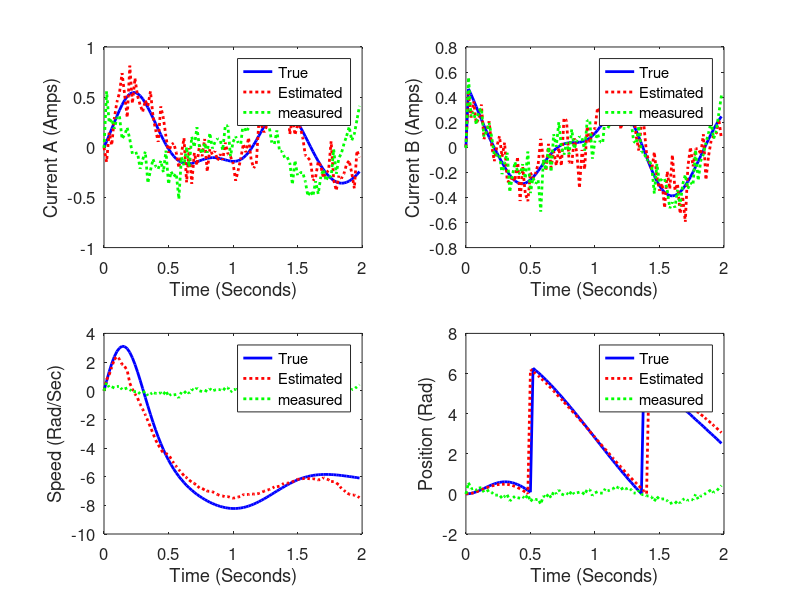
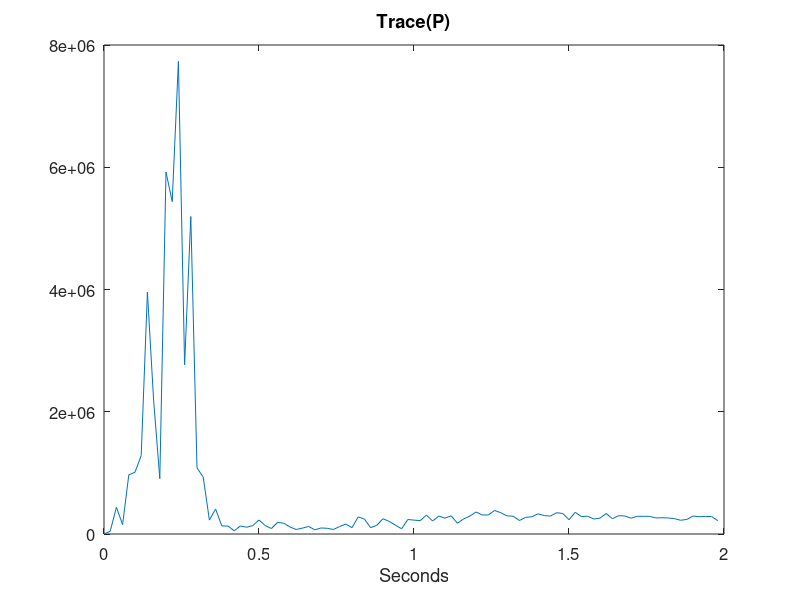

MATLAB code for these plots, in order:
function Motor
 
% Discrete-time extended Kalman filter simulation for two-phase 
% step motor. Estimate the stator currents, and the rotor position 
% and velocity, on the basis of noisy measurements of the stator 
% currents.
 
Ra = 2; % Winding resistance
L = 0.003; % Winding inductance
lambda = 0.1; % Motor constant
J = 0.002; % Moment of inertia
B = 0.001; % Coefficient of viscous friction
 
ControlNoise = 0.001; % std dev of uncertainty in control inputs (amps)
AccelNoise = 0.05; % std dev of shaft acceleration noise (rad/sec^2)
 
MeasNoise = 0.1; % standard deviation of measurement noise (amps)
R = [MeasNoise^2 0; 0 MeasNoise^2]; % Measurement noise covariance
xdotNoise = [ControlNoise/L; ControlNoise/L; 0.5; 0];
% Define the continuous-time process noise covariance Q
Q = [xdotNoise(1)^2 0 0 0; 
    0 xdotNoise(2)^2 0 0; 
    0 0 xdotNoise(3)^2 0; 
    0 0 0 xdotNoise(4)^2]; 
P = 1*eye(4); % Initial state estimation covariance
dt = 0.0002; % Simulation step size (seconds)
T = 0.001; % how often measurements are obtained
tf = 2; % Simulation length
 
x = [0; 0; 0; 0]; % Initial state
xhat = x; % Initial state estimate
w = 2 * pi; % Control input frequency (rad/sec)
Q = Q * T; % discrete-time process noise covariance
 
dtPlot = 0.01; % How often to plot results
tPlot = -inf; % Most recent time at which data was saved for plotting
 
% Initialize arrays for plotting at the end of the program
xArray = []; % true state
xhatArray = []; % estimated state
trPArray = []; % trace of estimation error covariance
tArray = []; % time array
yArray=[]; 
% Begin simulation loop
for t = 0 : T : tf-T+eps
    y = [x(1); x(2)]+ MeasNoise * randn(2,1); % noisy measurement
    if t >= tPlot + dtPlot
        % Save data for plotting
        tPlot = t + dtPlot - eps;
        xArray = [xArray x];
        xhatArray = [xhatArray xhat];
        trPArray = [trPArray trace(P)];
        tArray = [tArray t];
        yArray=[yArray y];
    end
    % System simulation
    for tau = 0 : dt : T-dt+eps
        time = t + tau;
        ua = sin(w*time);
        ub = cos(w*time);
        xdot = [-Ra/L*x(1) + x(3)*lambda/L*sin(x(4)) + ua/L;
            -Ra/L*x(2) - x(3)*lambda/L*cos(x(4)) + ub/L;
            -3/2*lambda/J*x(1)*sin(x(4)) + ...
            3/2*lambda/J*x(2)*cos(x(4)) - B/J*x(3);
            x(3)];
        xdot = xdot + xdotNoise .* randn(4,1);
        x = x + xdot * dt; % rectangular integration
        x(4) = mod(x(4), 2*pi); % keep the angle between 0 and 2*pi
    end
    ua = sin(w*t);
    ub = cos(w*t);
    % Compute the partial derivative matrices
    A = [-Ra/L 0 lambda/L*sin(xhat(4)) xhat(3)*lambda/L*cos(xhat(4));
        0 -Ra/L -lambda/L*cos(xhat(4)) xhat(3)*lambda/L*sin(xhat(4));
        -3/2*lambda/J*sin(xhat(4)) 3/2*lambda/J*cos(xhat(4)) -B/J ...
        -3/2*lambda/J*(xhat(1)*cos(xhat(4))+xhat(2)*sin(xhat(4)));
        0 0 1 0];
    C = [1 0 0 0; 0 1 0 0];
    % Compute the Kalman gain
    K = P * C' * inv(C * P * C' + R);
    % Update the state estimate
    deltax = [-Ra/L*xhat(1) + xhat(3)*lambda/L*sin(xhat(4)) + ua/L;
            -Ra/L*xhat(2) - xhat(3)*lambda/L*cos(xhat(4)) + ub/L;
            -3/2*lambda/J*xhat(1)*sin(xhat(4)) + ...
            3/2*lambda/J*xhat(2)*cos(xhat(4)) - B/J*xhat(3);
            xhat(3)] * T;
    xhat = xhat + deltax + K * (y - [xhat(1); xhat(2)]);
    % keep the angle estimate between 0 and 2*pi
    xhat(4) = mod(xhat(4), 2*pi); 
    % Update the estimation error covariance.
    % Don't delete the extra parentheses (numerical issues).
    P = A * ((eye(4) - K * C) * P) * A' + Q;
end
yArray;
xArray;
xhatArray;
trPArray;
% Plot the results
close all;
figure; set(gcf,'Color','White');
 
subplot(2,2,1); hold on; box on;
plot(tArray, xArray(1,:), 'b-', 'LineWidth', 2);
plot(tArray, xhatArray(1,:), 'r:', 'LineWidth', 2)
plot(tArray, yArray(2,:), 'g:', 'LineWidth', 2)
set(gca,'FontSize',12);
xlabel('Time (Seconds)');ylabel('Current A (Amps)');
legend('True', 'Estimated','measured');
 
subplot(2,2,2); hold on; box on;
plot(tArray, xArray(2,:), 'b-', 'LineWidth', 2);
plot(tArray, xhatArray(2,:), 'r:', 'LineWidth', 2)
plot(tArray, yArray(2,:), 'g:', 'LineWidth', 2)
set(gca,'FontSize',12);
xlabel('Time (Seconds)');ylabel('Current B (Amps)');
legend('True', 'Estimated','measured');
 
subplot(2,2,3); hold on; box on;
plot(tArray, xArray(3,:), 'b-', 'LineWidth', 2);
plot(tArray, xhatArray(3,:), 'r:', 'LineWidth', 2)
plot(tArray, yArray(2,:), 'g:', 'LineWidth', 2)
set(gca,'FontSize',12); 
xlabel('Time (Seconds)'); ylabel('Speed (Rad/Sec)');
legend('True', 'Estimated','measured');
 
subplot(2,2,4); hold on; box on;
plot(tArray, xArray(4,:), 'b-', 'LineWidth', 2);
plot(tArray,xhatArray(4,:), 'r:', 'LineWidth', 2)
plot(tArray, yArray(2,:), 'g:', 'LineWidth', 2)
set(gca,'FontSize',12); 
xlabel('Time (Seconds)'); ylabel('Position (Rad)');
legend('True', 'Estimated','measured');
 
figure;
plot(tArray, trPArray); title('Trace(P)', 'FontSize', 12);
set(gca,'FontSize',12); set(gcf,'Color','White');
xlabel('Seconds');
 
% Compute the standard deviation of the estimation errors
N = size(xArray, 2);
N2 = round(N / 2);
xArray = xArray(:,N2:N);
xhatArray = xhatArray(:,N2:N);
iaEstErr = sqrt(norm(xArray(1,:)-xhatArray(1,:))^2 / size(xArray,2));
ibEstErr = sqrt(norm(xArray(2,:)-xhatArray(2,:))^2 / size(xArray,2));
wEstErr = sqrt(norm(xArray(3,:)-xhatArray(3,:))^2 / size(xArray,2));
thetaEstErr = sqrt(norm(xArray(4,:)-xhatArray(4,:))^2 / size(xArray,2));
disp(['Std Dev of Estimation Errors = ',num2str(iaEstErr),', ', ...
    num2str(ibEstErr),', ',num2str(wEstErr),', ',num2str(thetaEstErr)]);
